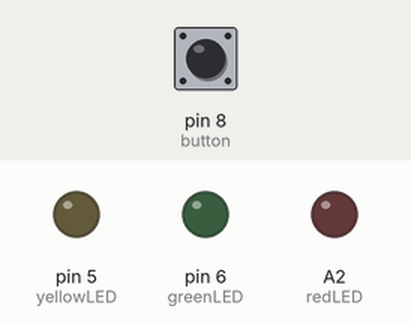
A sketch run on a simulated Arduino Uno, built with avr-gcc and run on an emulated ATmega328P. On the bench: output pins drawn as LEDs (lit = HIGH). The test bench sets the inputs (shaded band); at power-on: pin 8 (button) HIGH.

Above: at 1.2 s.
1.3 s: pin 8 (button) pulled LOW for 0.15 s
At 2.6 s:
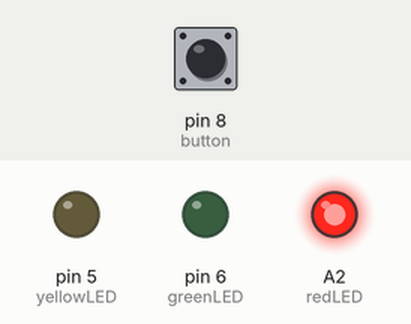
2.9 s: pin 8 (button) pulled LOW for 1 s
At 5.1 s:
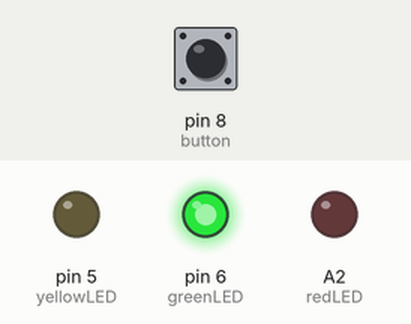
5.4 s: pin 8 (button) pulled LOW for 0.15 s
At 5.9 s:
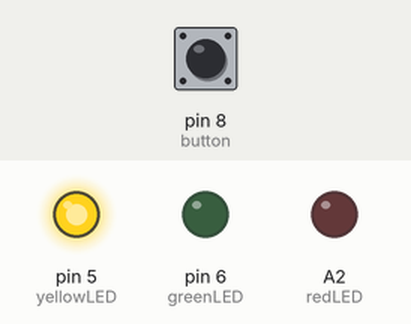
7.0 s: pin 8 (button) pulled LOW for 3.2 s
At 11.3 s:
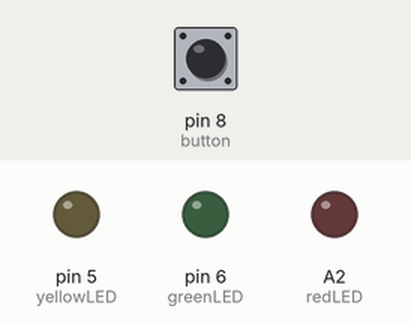
Timing chart, 0 to 12.7 s (numbered marks = the images above; inputs shaded):
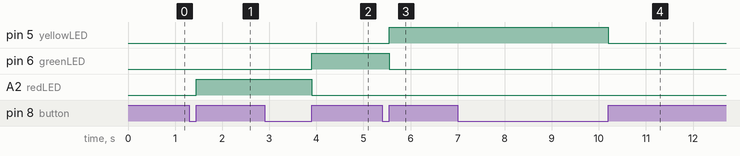

Measured:
- after the input at 1.3 s, A2 (redLED): LOW → HIGH after 0.15 s
- after the input at 2.9 s, pin 6 (greenLED): LOW → HIGH after 1.0 s; A2 (redLED): HIGH → LOW after 1.0 s
- after the input at 5.4 s, pin 5 (yellowLED): LOW → HIGH after 0.15 s; pin 6 (greenLED): HIGH → LOW after 0.15 s
- after the input at 7.0 s, pin 5 (yellowLED): HIGH → LOW after 3.2 s

The sketch:

multiple_states_button_-_Copy.ino
```cpp
//by learnelectronics
//Arduino Basics Handling Multiple States
//https://www.youtube.com/watch?v=ojflP6pvTMc

#define button  8    //pushbutton A5
#define redLED  A2    //red LED on A0
#define greenLED  6  //green led on D6
#define yellowLED 5  //yellow LED on D5

int State = 0;  //integer to hold current State
int old = 0;    //integer to hold last State
int buttonPoll = 0;  //integer to hold button State

void setup() {
pinMode (button, INPUT);  //BUTTON SET AS INPUT
pinMode (redLED, OUTPUT);    //leds set as outputs
pinMode (greenLED, OUTPUT);
pinMode (yellowLED, OUTPUT);

digitalWrite(redLED,LOW);    //set initial State as off
digitalWrite(greenLED,LOW);    //set internal State as off
digitalWrite(yellowLED,LOW);  //set initial State as off

}

void loop() {

  //debouncing routine to read button
  buttonPoll = digitalRead(button);             //poll the State of button
 if(buttonPoll == 0){                           //check if it has been pressed
  delay(50);                                    //wait 50ms
  buttonPoll = digitalRead(button);             //poll button agian
  if(buttonPoll == 1) {                         //if it is 0 considdered one press
    State = old + 1;                            //increase State by 1
  }}
  else{                                         //if button has not been pressed
  delay(100);                                   //wait100ms
  }
  switch (State) {                              //react to button press & State
    case 1:                                     //if State is 1
      digitalWrite(redLED,HIGH);                //red LED on
      digitalWrite(greenLED,LOW);               //green LED off
      digitalWrite(yellowLED,LOW);              //yellow led off
      old = State;                              //set old State as current State
      break;
    case 2:                                     //if State is 2
      digitalWrite(redLED,LOW);                 //red LED off
      digitalWrite(greenLED,HIGH);              //green LED ON
      digitalWrite(yellowLED,LOW);              //yellow led off
      old = State;                              //set old State as current State
      break;
    case 3:                                     //if State is 3
      digitalWrite(redLED,LOW);                 //red LED off
      digitalWrite(greenLED,LOW);               //green LED off
      digitalWrite(yellowLED,HIGH);             //yellow led ON
      old = State;                              //set old State as current State
      break;
    case 4:                                    //if State is not 1,2,3
      digitalWrite(redLED,LOW);                 //red LED off
      digitalWrite(greenLED,LOW);               //green LED off
      digitalWrite(yellowLED,LOW);              //yellow led off
      old = 0;                                  //reset to all off/State 0
      break;
  }
}
```
